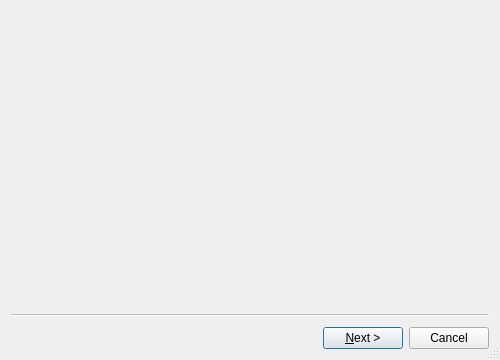
<?xml version="1.0" encoding="UTF-8"?>
<ui version="4.0">
 <class>VoteWizard</class>
 <widget class="QWizard" name="VoteWizard">
  <property name="geometry">
   <rect>
    <x>0</x>
    <y>0</y>
    <width>500</width>
    <height>360</height>
   </rect>
  </property>
  <property name="sizePolicy">
   <sizepolicy hsizetype="Expanding" vsizetype="Expanding">
    <horstretch>0</horstretch>
    <verstretch>0</verstretch>
   </sizepolicy>
  </property>
  <property name="windowTitle">
   <string>Vote</string>
  </property>
  <property name="sizeGripEnabled">
   <bool>true</bool>
  </property>
  <property name="modal">
   <bool>true</bool>
  </property>
  <property name="wizardStyle">
   <enum>QWizard::ClassicStyle</enum>
  </property>
  <property name="options">
   <set>QWizard::NoBackButtonOnLastPage|QWizard::NoBackButtonOnStartPage|QWizard::NoCancelButtonOnLastPage</set>
  </property>
  <widget class="VoteWizardBallotPage" name="ballotPage"/>
  <widget class="VoteWizardSummaryPage" name="summaryPage"/>
 </widget>
 <customwidgets>
  <customwidget>
   <class>VoteWizardBallotPage</class>
   <extends>QWizardPage</extends>
   <header>voting/votewizardballotpage.h</header>
   <container>1</container>
  </customwidget>
  <customwidget>
   <class>VoteWizardSummaryPage</class>
   <extends>QWizardPage</extends>
   <header>voting/votewizardsummarypage.h</header>
   <container>1</container>
  </customwidget>
 </customwidgets>
 <resources/>
 <connections/>
</ui>
